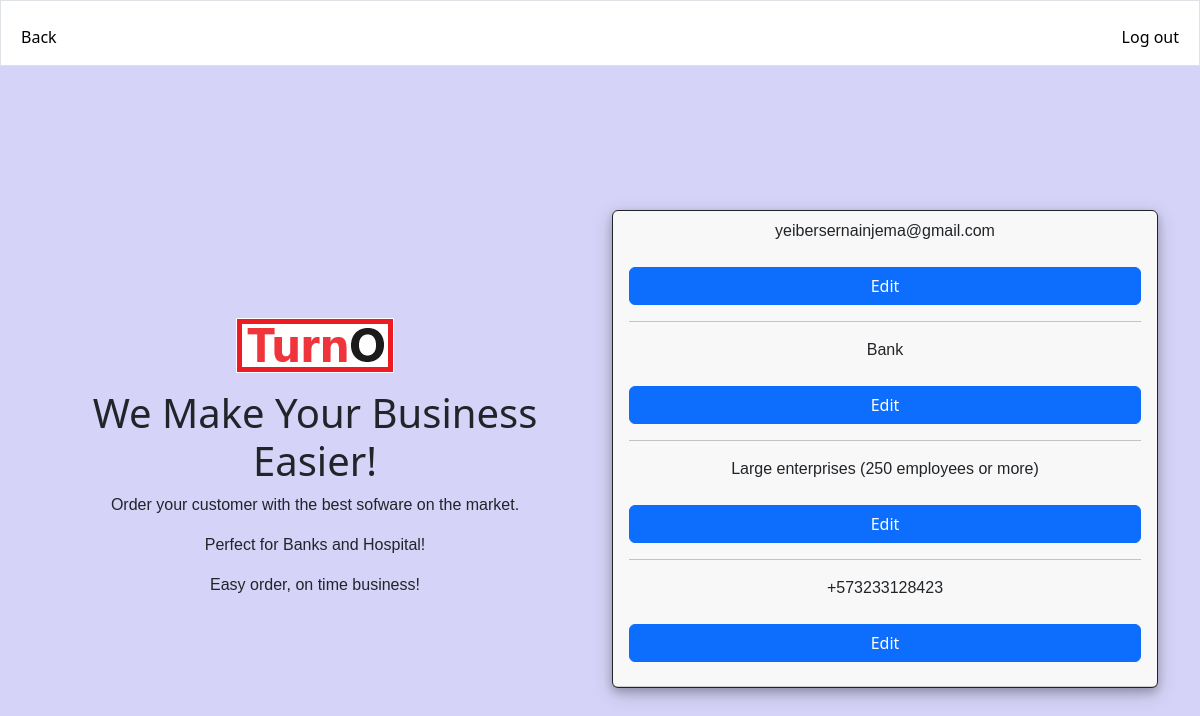
Page /profile (signed in) on the earlier database version.
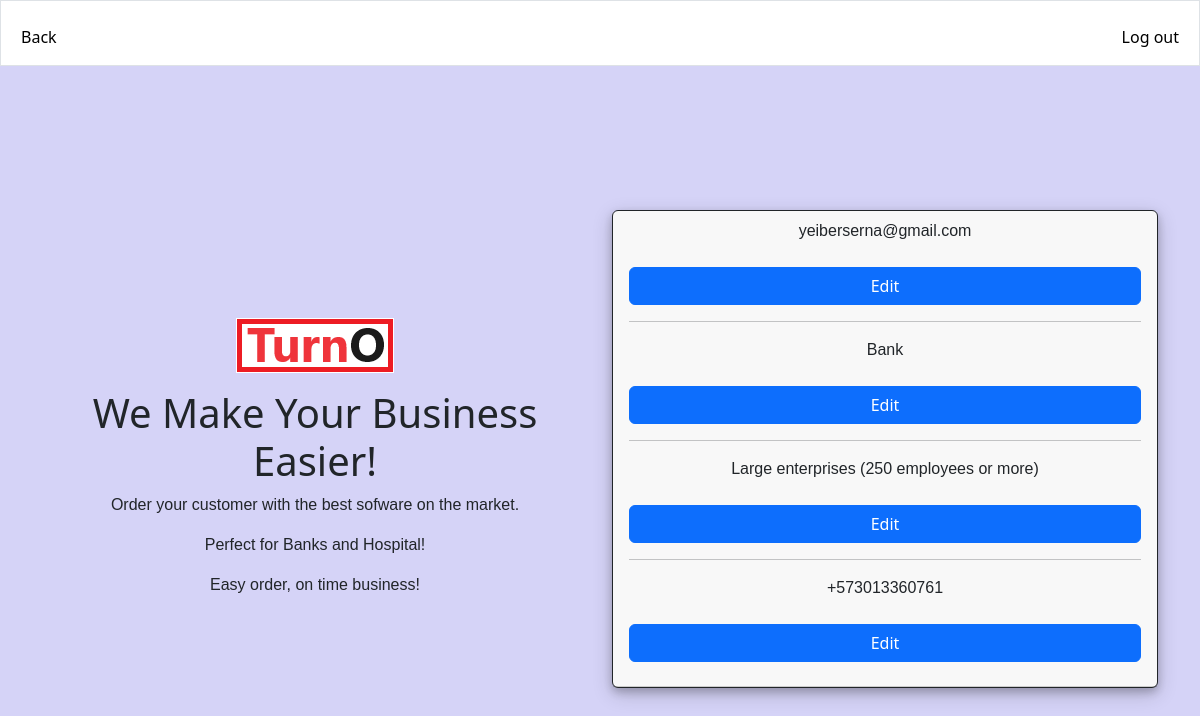
Same page on the later database version.
### tables this page shows
CREATE TABLE user (
id INTEGER PRIMARY KEY AUTOINCREMENT,
email TEXT NOT NULL,
hash NOT NULL,
business TEXT NOT NULL,
size TEXT NOT NULL,
phone TEXT NOT NULL,
security TEXT NOT NULL,
answer TEXT NOT NULL,
signupdate TIMESTAMP NOT NULL
);

### app.py (the view, shortened to what this page needs)
@app.route("/profile", methods=["GET","POST"])
def profile():
    id = session.get("user_id")
    user_id = id
    email = request.form.get("email")
    size = request.form.get("size")
    rows = db.execute("SELECT * FROM user WHERE id = ?", user_id)
    return render_template("profile.html", rows=rows)

### app.py (called while the page is built)
@app.after_request
def after_request(response):
    response.headers["Cache-Control"] = "no-cache, no-store, must-revalidate"
    response.headers["Expires"] = 0
    response.headers["Pragma"] = "no-cache"
    return response

### templates/profile.html (shortened to what this page needs)
{% extends "layout.html" %}
    {% block house %}
    <nav class="bg-light border navbar navbar-expand-md navbar-light">
        <div class="container-fluid">
            <div class="collapse navbar-collapse" id="navbar">
                <ul class="navbar-nav me-auto mt-2">
                    <li class="nav-item"><a class="nav-link" href="/home">Back</a></li>
                </ul>
                <ul class="navbar-nav ms-auto mt-2">
                    <li class="nav-item"><a class="nav-link" href="/logout">Log out</a></li>
                </ul>
            </div>
        </div>
    </nav>
    {% endblock %}
    {% block main %}
        <form action="/profile" method="post">
            <div class="row align-items-start">
            </div>
            <div class="row align-items-center">
                <div class="col">
                    <img src="static/turno.png">
                    <h1>We Make Your Business Easier!</h1>
                    <p>Order your customer with the best sofware on the market.</p>
                    <p>Perfect for Banks and Hospital!</p>
                    <p>Easy order, on time business!</p>
                </div>
                <div class="col">
                    <div class="card border-dark mb-3">
                        <div class="card-header">
                            {% for row in rows %}
                                <div class="d-grid gap-2">
                                    <p>{{row.email}} </p>
                                    <button class="btn btn-primary" type="submit" name="email" value="1">Edit</button>
                                </div>
                                <hr class="divider">
                                <div class="d-grid gap-2">
                                    <p>{{row.business}}  </p>
                                    <button class="btn btn-primary" type="submit" name="business" value="2">Edit</button>
                                </div>
                                <hr class="divider">
                                <div class="d-grid gap-2">
                                    <p> {{row.size}} </p>
                                    <button class="btn btn-primary" type="submit" name="size" value="3">Edit</button>
                                </div>
                                <hr class="divider">
                                <div class="d-grid gap-2">
                                    <p> {{row.phone}} </p>
                                    <button class="btn btn-primary" type="submit" name="phone" value="4">Edit</button>
                                </div>
                            {% endfor %}
                        </div>
                    </div>
                </div>
            </div>
        </form>
    {% endblock %}

### templates/layout.html (shortened to what this page needs)
<!DOCTYPE html>
<html lang="en">
    <head>
        <link href="https://cdn.jsdelivr.net/npm/bootstrap@5.3.2/dist/css/bootstrap.min.css" rel="stylesheet">
        <link href="/static/styles.css" rel="stylesheet">
    </head>
    <body>
        {% block house %}
        {% endblock %}
        <main class="container py-5 text-center">
            {% block main %}{% endblock %}
        </main>
    </body>
</html>

### static/styles.css (style rules this page uses)
div.card { box-shadow: 0 4px 8px 0 rgba(0, 0, 0, 0.2), 0 6px 20px 0 rgba(0, 0, 0, 0.19); }
body { background-color: rgba(17, 3, 211, 0.171); }
.navbar { background-color: rgb(255, 255, 255) !important; }
.nav-link { color: rgb(0, 0, 0) !important; }
p { font-family: "Arial", Helvetica, sans-serif; }

Differences in the rows shown:
changed user "Bank": email "yeibersernainjema@gmail.com" → "yeiberserna@gmail.com"; phone "+573233128423" → "+573013360761"
